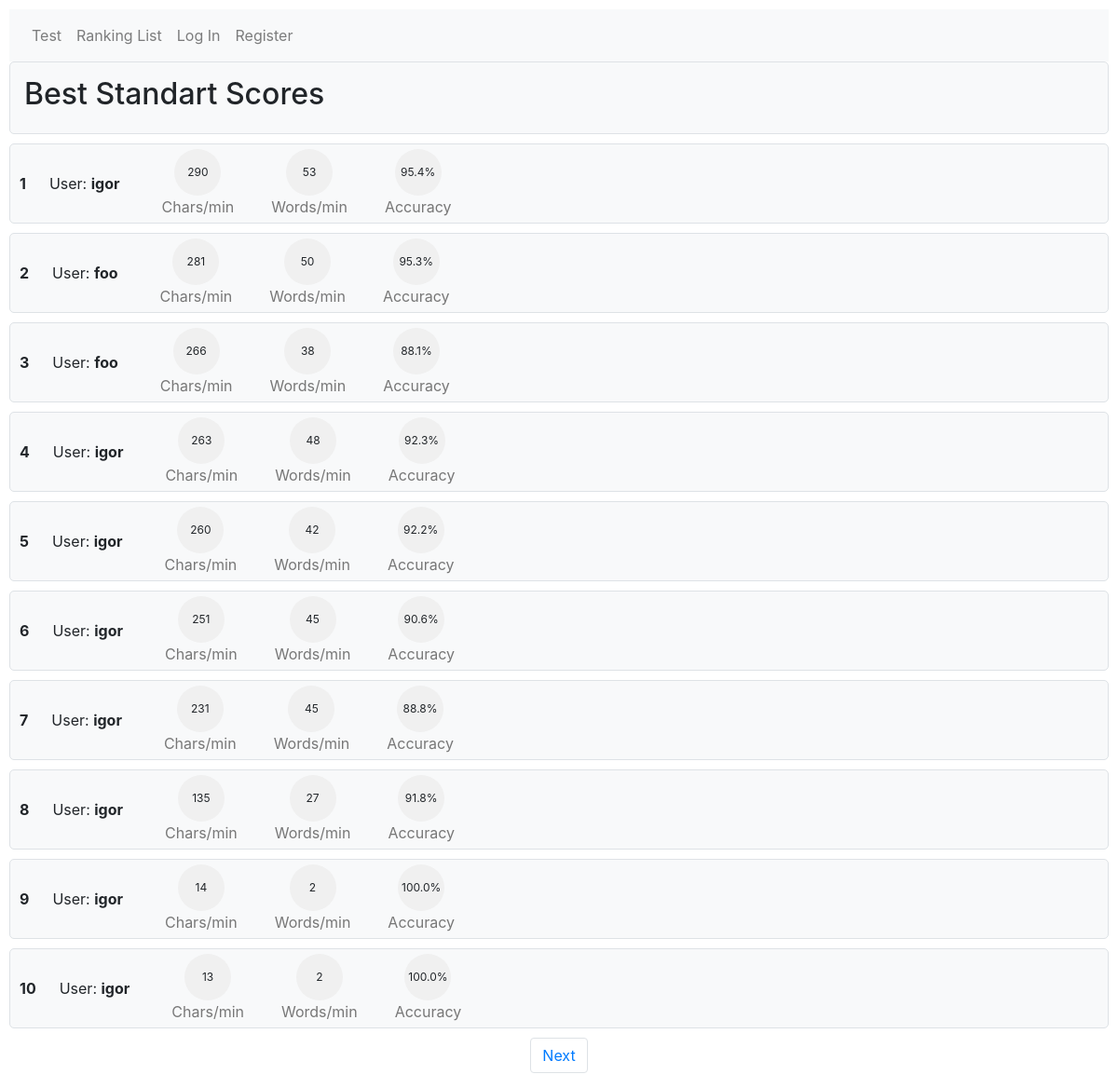
The app's page /ranking/Standart, older data.
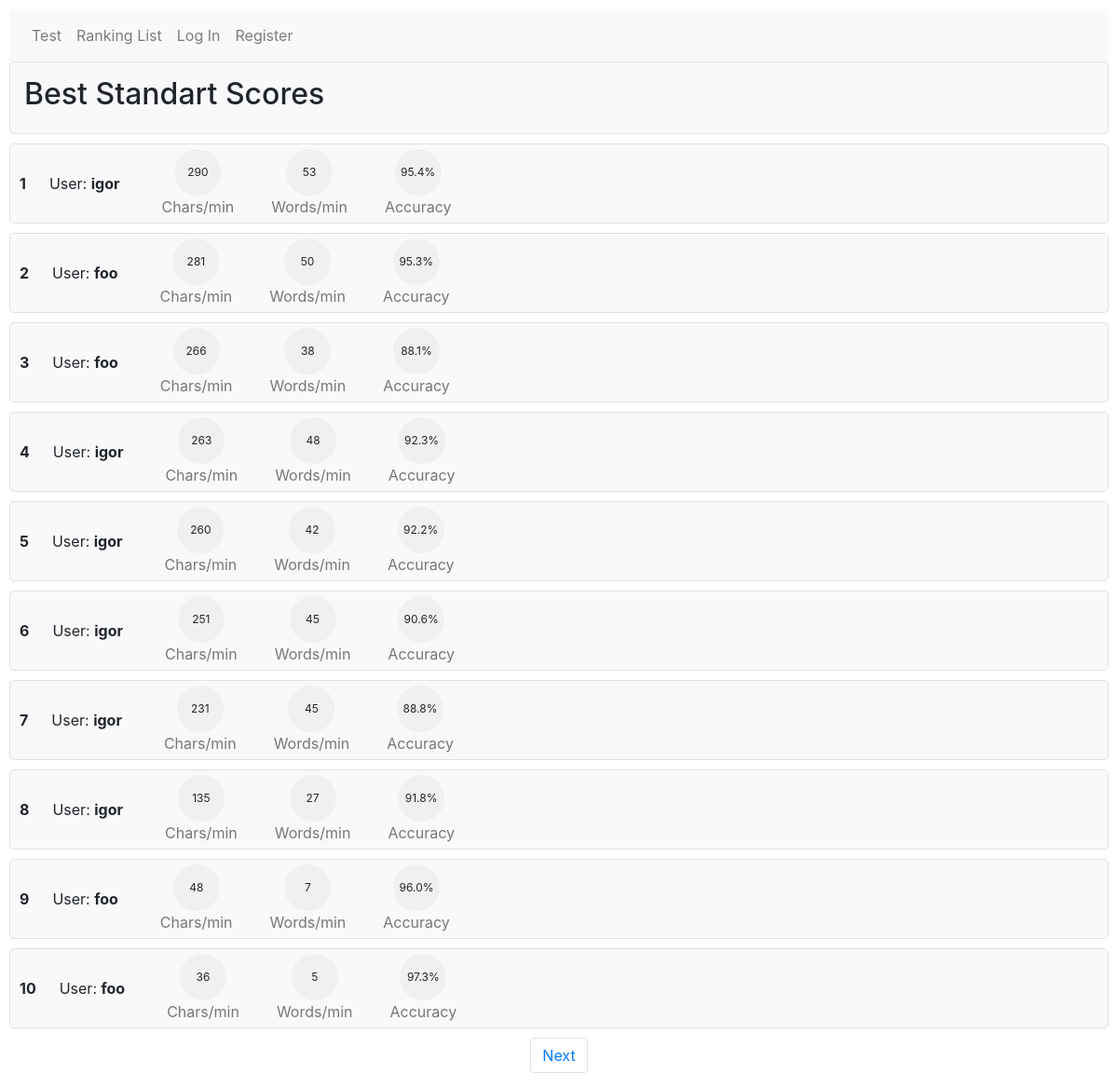
The same page, newer data.
### type_speed/models.py (models this page shows, shortened)
class Scores(models.Model):
    user = models.ForeignKey(User, on_delete=models.CASCADE, related_name="scores")
    words_min = models.IntegerField(default=0)
    chars_min = models.IntegerField(default=0)
    accuracy = models.CharField(max_length=32)
    custom = models.BooleanField(default=False)
    text = models.ForeignKey(CustomText, on_delete=models.CASCADE, null=True, blank=True)

class User(AbstractUser):
    gender = models.CharField(max_length=32, default='other')

### type_speed/views.py (the view)
# urls.py: path("ranking/<str:mode>", views.filtered, name="filtered"),
def filtered(request, mode):
    if mode == "Standart" or not User.objects.filter(username=request.user):
        scores = Scores.objects.filter(custom=False).order_by('-chars_min')
        mode = "Standart"
    elif mode == "Custom":
        scores = Scores.objects.filter(custom=True).order_by('-chars_min')
    p = Paginator(scores, 10)
    page = request.GET.get('page')
    scores = p.get_page(page)
    start_rank = (scores.number - 1) * scores.paginator.per_page
    return render(request, "type_speed/ranking.html", {
        'scores': scores,
        'start_rank': start_rank,
        "mode": mode
    })

### type_speed/templates/type_speed/ranking.html (shortened to what this page needs)
{% extends "type_speed/layout.html" %}
{% load static %}
{% block body %}
    <div id="ranking">
        <ul class="list-group">
            <li class="list-group-item" style="padding: 15px;">
                <b><h2>Best {{ mode }} Scores</h2></b>
            </li>
            {% for score in scores %}
                <li class="list-group-item">
                    <b>{{ start_rank|add:forloop.counter }}</b>
                    <div class="test-results">
                        <div id="username-div">
                            User: <b>{{score.user}}</b>
                        </div>
                        <div class="result-item">
                            <div class="results">{{ score.chars_min }}</div>
                            <div class="result-description">Chars/min</div>
                        </div>
                        <div class="result-item">
                        <div class="results">{{ score.words_min }}</div>
                        <div class="result-description">Words/min</div>
                        </div>
                        <div class="result-item">
                        <div class="results">{{ score.accuracy }}</div>
                        <div class="result-description">Accuracy</div>
                    </div>
                </li>
            {% endfor %}
        </ul>
    </div>
    <nav>
        <ul class="pagination justify-content-center">
            {% if scores.has_next %}
                <li class="page-item"><a class="page-link" href="?page={{ scores.next_page_number }}">Next</a></li>
            {% endif %}
        </ul>
    </nav>
{% endblock %}

Row changes from the older to the newer data that the page shows:
no longer on this page (row unchanged): Scores: counter "9", user "igor", chars_min "14", words_min "2", accuracy "100.0%"
no longer on this page (row unchanged): Scores: counter "10", user "igor", chars_min "13", words_min "2", accuracy "100.0%"
added Scores: counter "9", user "foo", chars_min "48", words_min "7", accuracy "96.0%"
added Scores: counter "10", user "foo", chars_min "36", words_min "5", accuracy "97.3%"
